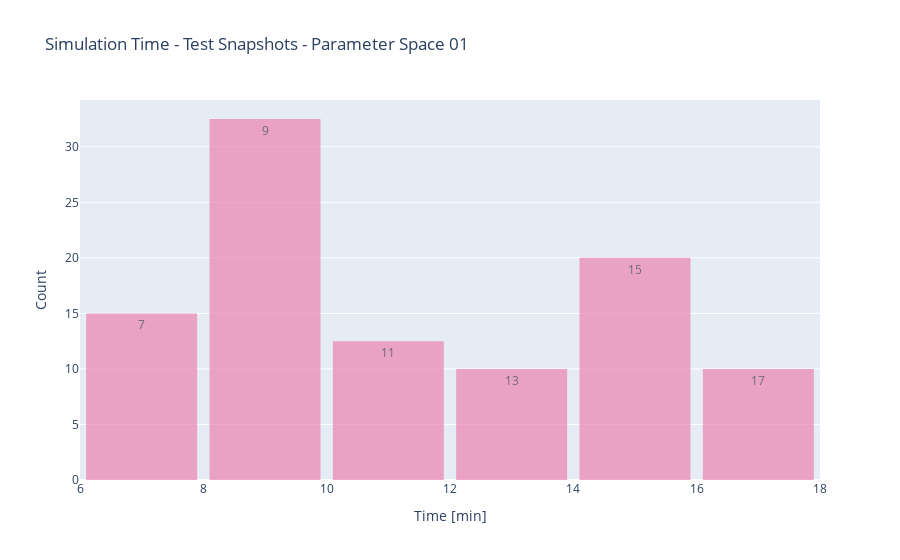

Notebook cell for this chart:
### Markdown cell above
### Simulation Time

### Code cell
fig = go.Figure(data=[go.Histogram(
    x=sim_times / 60,
    histnorm='percent',
    name='control', # name used in legend and hover labels
    xbins=dict( # bins used for histogram
        # start=-4.0,
        # end=3.0,
        size=2,
        ),
    marker_color='#EB89B5',
    opacity=0.75,
     texttemplate="%{x}"
    )])

fig.update_layout(
    title_text=f'Simulation Time - {DATA_TYPE} Snapshots - Parameter Space {PARAMETER_SPACE}', # title of plot
    xaxis_title_text='Time [min]', # xaxis label
    yaxis_title_text='Count', # yaxis label
    bargroupgap=0.1, # gap between bars of the same location coordinates
)
if IS_EXPORT:
    fig.write_html(export_folder / f"{DATA_TYPE}_SimulationTime.html")
    fig.write_image(export_folder / f"{DATA_TYPE}_SimulationTime.png")
fig.show()

### Figure 1 — Plotly figure (JSON) as saved in the notebook; plotly's stock layout.template omitted (floating-point values rounded to 4 significant figures)
{"data": [{"histnorm": "percent", "marker": {"color": "#EB89B5"}, "name": "control", "opacity": 0.75, "texttemplate": "%{x}", "type": "histogram", "x": [8.844, 10.05, 9.64, 8.057, 6.251, 11.31, 6.493, 8.675, 9.309, 8.32, 8.029, 6.392, 10.73, 6.309, 6.42, 8.823, 6.367, 9.981, 8.405, 8.592, 15.32, 14.21, 11.9, 9.15, 17.0, 9.701, 12.03, 13.78, 15.87, 16.24, 12.02, 11.0, 15.41, 14.66, 12.67, 14.41, 17.96, 14.04, 17.11, 14.33], "xbins": {"size": 2}}], "layout": {"bargroupgap": 0.1, "title": {"text": "Simulation Time - Test Snapshots - Parameter Space 01"}, "xaxis": {"title": {"text": "Time [min]"}}, "yaxis": {"title": {"text": "Count"}}}}
